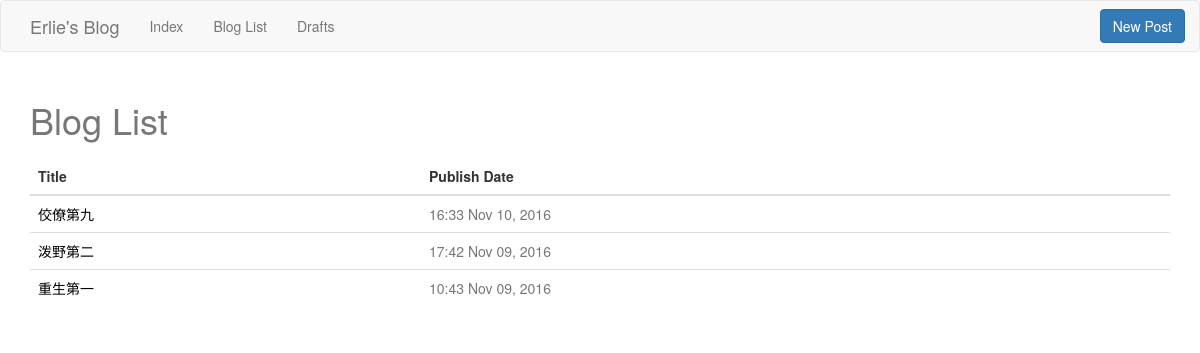
The page /list/ on the database as committed earlier.
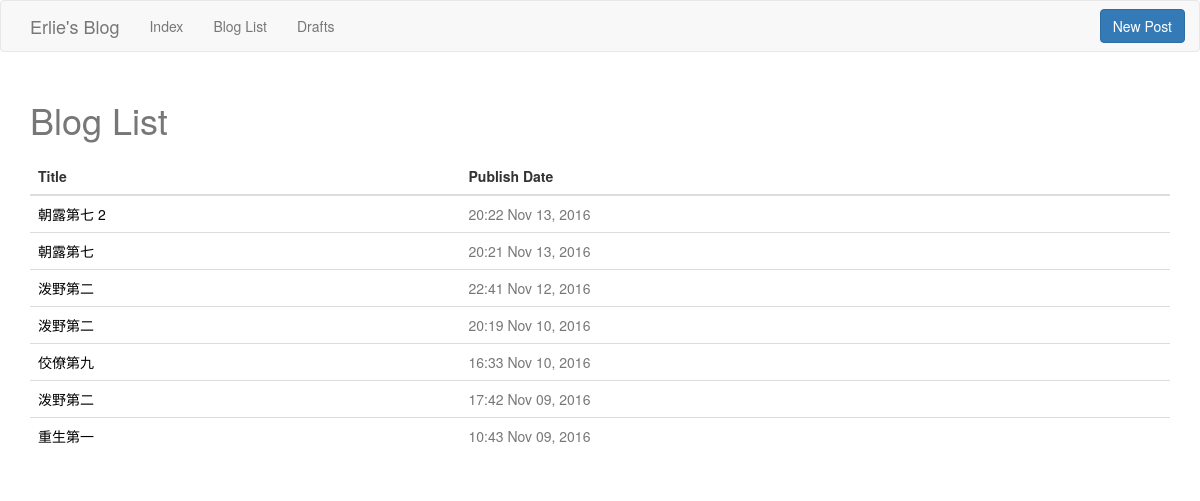
The same page on the database as committed later.
### blog/models.py (models this page shows, shortened)
class Post(models.Model):
    author = models.ForeignKey(User)
    title = models.CharField(max_length=200)
    text = models.TextField()
    created_date = models.DateTimeField(default=timezone.now)
    pub_date = models.DateTimeField(blank=True, null=True)

### blog/views.py (the view)
# urls.py: url(r'^list/$', views.ListView.as_view(), name='list'),
class ListView(generic.ListView):
    template_name = 'blog/list.html'
    context_object_name = 'post_list'
    def get_queryset(self):
        return Post.objects.filter(pub_date__isnull=False).order_by('-pub_date')

### blog/templates/blog/list.html (shortened to what this page needs)
{% extends "blog/base.html" %}
{% block content %}
    {% if post_list %}
        <table class="table table-hover" id="blog-list">
            <caption><h1>Blog List</h1></caption>
            <thead><tr><th>Title</th><th>Publish Date</th></tr></thead>
            <tbody>
            {% for post in post_list %}
                <tr>
                    <td><a href="{% url 'blog:detail' post.id %}">{{ post.title|capfirst }}</a></td>
                    <td class="text-muted">{{ post.pub_date|date:"H:i M d, Y" }}</td>
                </tr>
            {% endfor %}
            </tbody>
        </table>
    {% else %}
        <p>No posts are available.</p>
    {% endif %}
{% endblock %}

### blog/templates/blog/base.html (shortened to what this page needs)
<!DOCTYPE html>
<html lang="en">
<head>
    {% load staticfiles %}
    <link  href="{% static 'css/bootstrap.min.css' %}" rel="stylesheet" />
    <link  href="{% static 'css/style.css' %}" rel="stylesheet" />
</head>
<body>
    <nav class="navbar navbar-default">
        <div class="container">
            <div class="navbar-header">
                <a class="navbar-brand" href="{% url 'blog:index' %}">Erlie&apos;s Blog</a>
            </div>
            <div>
                <ul class="nav navbar-nav">
                    <li><a href="{% url 'blog:index' %}">Index</a></li>
                    <li><a href="{% url 'blog:list' %}">Blog List</a></li>
                    <li><a href="{% url 'blog:drafts' %}">Drafts</a></li>
                </ul>
                <a href="{% url 'blog:new_post' %}">
                    <button type="button" class="btn btn-primary navbar-btn navbar-right">New Post</button>
                </a>
            </div>
        </div>
    </nav>
    <div class="container">
    {% block content %}{% endblock %}
    </div>
</body>
</html>

### static/css/style.css (style rules this page uses)
#blog-list a { color: black; text-decoration: none; }

Rows that differ between the two databases and show on the page:
added Post: title "朝露第七 2", pub_date "20:22 Nov 13, 2016"
added Post: title "朝露第七", pub_date "20:21 Nov 13, 2016"
added Post: title "泼野第二", pub_date "22:41 Nov 12, 2016"
added Post: title "泼野第二", pub_date "20:19 Nov 10, 2016"
